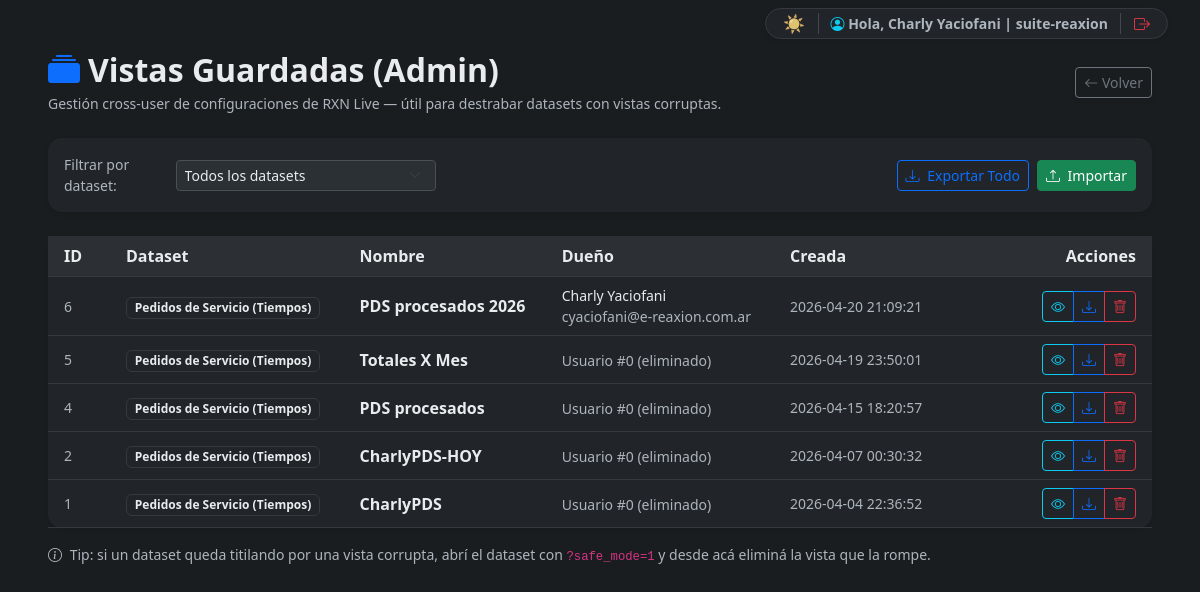
/admin/rxn_live/vistas (signed in), run on the app's committed database.
### tables this page shows
CREATE TABLE `rxn_live_vistas` (
  `id` int(11) NOT NULL,
  `usuario_id` int(11) NOT NULL,
  `empresa_id` int(11) DEFAULT NULL,
  `dataset` varchar(100) NOT NULL,
  `nombre` varchar(150) NOT NULL,
  `config` longtext NOT NULL CHECK (json_valid(`config`)),
  `created_at` timestamp NOT NULL DEFAULT current_timestamp()
);

CREATE TABLE `usuarios` (
  `id` int(11) NOT NULL,
  `empresa_id` int(11) NOT NULL,
  `nombre` varchar(150) NOT NULL,
  `email` varchar(150) NOT NULL,
  `email_verificado` tinyint(1) DEFAULT 0,
  `email_verificado_at` datetime DEFAULT NULL,
  `verification_token` varchar(64) DEFAULT NULL,
  `verification_expires` datetime DEFAULT NULL,
  `password_hash` varchar(255) NOT NULL,
  `anura_interno` varchar(50) DEFAULT NULL,
  `reset_token` varchar(64) DEFAULT NULL,
  `reset_expires` datetime DEFAULT NULL,
  `preferencia_tema` varchar(10) DEFAULT 'light',
  `preferencia_fuente` varchar(5) DEFAULT 'md',
  `color_calendario` varchar(20) DEFAULT '#007bff',
  `ultimo_acceso` timestamp NULL DEFAULT NULL,
  `avatar_url` varchar(255) DEFAULT NULL,
  `activo` tinyint(1) NOT NULL DEFAULT 1,
  `es_admin` tinyint(1) NOT NULL DEFAULT 0,
  `es_rxn_admin` tinyint(1) NOT NULL DEFAULT 0,
  `created_at` timestamp NULL DEFAULT current_timestamp(),
  `updated_at` timestamp NULL DEFAULT current_timestamp() ON UPDATE current_timestamp(),
  `dashboard_order` text DEFAULT NULL,
  `tango_perfil_pedido_id` int(11) DEFAULT NULL,
  `tango_perfil_pedido_codigo` varchar(100) DEFAULT NULL,
  `tango_perfil_pedido_nombre` varchar(255) DEFAULT NULL,
  `tango_perfil_snapshot_json` text DEFAULT NULL,
  `tango_perfil_snapshot_date` datetime DEFAULT NULL,
  `tango_perfil_snapshot_synced_at` datetime DEFAULT NULL,
  `deleted_at` datetime DEFAULT NULL
);

### app/core/View.php (called while the page is built, shortened)
<?php
class View
{
    public static function render(string $path, array $data = []): void
    {
        $file = BASE_PATH . '/' . ltrim($path, '/');
        extract($data, EXTR_SKIP);
        require $file;
    }
}

### app/modules/Admin/Controllers/RxnLiveVistasController.php (called while the page is built, shortened)
<?php
class RxnLiveVistasController extends Controller
{
    private RxnLiveService $service;
    public function __construct()
    {
        $this->service = new RxnLiveService();
    }
    public function index(): void
    {
        $vistas = $this->service->getAllVistasAdmin();
        $datasets = $this->service->getAvailableDatasets();
        $filterDataset = $_GET['dataset'] ?? '';
        View::render('app/modules/Admin/views/rxn_live_vistas.php', [
            'vistas' => $vistas,
            'datasets' => $datasets,
            'filterDataset' => $filterDataset,
            'success' => $_GET['success'] ?? null,
            'error' => $_GET['error'] ?? null,
        ]);
    }
}

### app/core/App.php (called while the page is built, shortened)
<?php
class App
{
    public static function run(): void
    {
        $router = new Router();
        $request = new Request();
        $router->dispatch($request);
    }
}

### public/index.php (called while the page is built, shortened)
<?php
App::run();

### app/modules/RxnLive/RxnLiveService.php (called while the page is built, shortened)
<?php
class RxnLiveService
{
    public function getAvailableDatasets(): array
    {
        return $this->datasets;
    }
    public function getAllVistasAdmin(): array {
        try {
            $db = \App\Core\Database::getConnection();
            $sql = "SELECT v.id, v.usuario_id, v.dataset, v.nombre, v.config, v.created_at,
                           u.nombre AS usuario_nombre, u.email AS usuario_email, u.empresa_id
                      FROM rxn_live_vistas v
                      LEFT JOIN usuarios u ON u.id = v.usuario_id
                  ORDER BY v.dataset ASC, v.created_at DESC";
            $res = $db->query($sql)->fetchAll(\PDO::FETCH_ASSOC);
            return $res;
        } catch (\Exception $e) {
            return [];
        }
    }
}

### app/modules/Admin/views/rxn_live_vistas.php (the view, shortened to what this page needs)
<div class="container-fluid mt-2 mb-5 rxn-responsive-container rxn-form-shell">
    <div class="mb-4 rxn-module-header">
        <div>
            <h2 class="fw-bold mb-1"><i class="bi bi-collection-fill text-primary me-2"></i>Vistas Guardadas (Admin)</h2>
            <p class="text-muted small mb-0">Gestión cross-user de configuraciones de RXN Live &mdash; útil para destrabar datasets con vistas corruptas.</p>
        </div>
        <div class="rxn-module-actions">
            <a href="/rxn_live" class="btn btn-outline-secondary btn-sm shadow-sm" title="Volver a RXN Live">
                <i class="bi bi-arrow-left"></i> Volver
            </a>
        </div>
    </div>
    <div class="card rxn-form-card shadow-sm border-0 mb-4">
        <div class="card-body">
            <div class="d-flex flex-column flex-md-row gap-3 justify-content-between align-items-md-center">
                <form method="GET" action="/admin/rxn_live/vistas" class="d-flex gap-2 align-items-center">
                    <label class="text-muted small mb-0">Filtrar por dataset:</label>
                    <select name="dataset" class="form-select form-select-sm" style="max-width: 260px;" onchange="this.form.submit()">
                        <option value="">Todos los datasets</option>
                    </select>
                </form>
                <div class="d-flex gap-2">
                    <a href="/admin/rxn_live/vistas/exportar<?= $filterDataset !== '' ? '?dataset=' . urlencode($filterDataset) : '' ?>"
                       class="btn btn-sm btn-outline-primary"
                       title="Descargar JSON con <?= $filterDataset !== '' ? 'vistas del dataset' : 'todas las vistas' ?>">
                        <i class="bi bi-download me-1"></i>
                        Exportar <?= $filterDataset !== '' ? 'Dataset' : 'Todo' ?>
                    </a>
                    <button type="button" class="btn btn-sm btn-success" data-bs-toggle="modal" data-bs-target="#importVistasModal">
                        <i class="bi bi-upload me-1"></i> Importar
                    </button>
                </div>
            </div>
        </div>
    </div>
    <div class="card rxn-form-card shadow-sm border-0">
        <div class="card-body p-0">
            <?php if (empty($vistas)): ?>
                <div class="text-center py-5 text-muted">
                    <i class="bi bi-inbox fs-1 d-block mb-2 opacity-50"></i>
                    <div>No hay vistas guardadas<?= $filterDataset !== '' ? ' para este dataset' : '' ?>.</div>
                </div>
            <?php else: ?>
                <div class="table-responsive">
                    <table class="table table-hover mb-0 align-middle">
                        <thead class="table-light">
                            <tr>
                                <th class="ps-3" style="width: 70px;">ID</th>
                                <th>Dataset</th>
                                <th>Nombre</th>
                                <th>Dueño</th>
                                <th style="width: 170px;">Creada</th>
                                <th class="text-end pe-3" style="width: 200px;">Acciones</th>
                            </tr>
                        </thead>
                        <tbody>
                            <?php foreach ($vistas as $v):
                                $dsName = $datasets[$v['dataset']]['name'] ?? $v['dataset'];
                            ?>
                                <tr data-view-id="<?= (int)$v['id'] ?>">
                                    <td class="ps-3 text-muted small"><?= (int)$v['id'] ?></td>
                                    <td>
                                        <span class="badge bg-light text-dark border"><?= htmlspecialchars($dsName) ?></span>
                                    </td>
                                    <td class="fw-semibold"><?= htmlspecialchars($v['nombre']) ?></td>
                                    <td>
                                        <?php if (!empty($v['usuario_nombre'])): ?>
                                            <div class="small"><?= htmlspecialchars($v['usuario_nombre']) ?></div>
                                            <div class="text-muted small"><?= htmlspecialchars($v['usuario_email'] ?? '') ?></div>
                                        <?php else: ?>
                                            <span class="text-muted small">Usuario #<?= (int)$v['usuario_id'] ?> (eliminado)</span>
                                        <?php endif; ?>
                                    </td>
                                    <td class="text-muted small"><?= htmlspecialchars($v['created_at'] ?? '') ?></td>
                                    <td class="text-end pe-3">
                                        <div class="btn-group btn-group-sm" role="group">
                                            <button type="button" class="btn btn-outline-info" title="Ver JSON config"
                                                    onclick="verVistaConfig(<?= (int)$v['id'] ?>)">
                                                <i class="bi bi-eye"></i>
                                            </button>
                                            <a class="btn btn-outline-primary" title="Exportar esta vista"
                                               href="/admin/rxn_live/vistas/exportar?ids=<?= (int)$v['id'] ?>">
                                                <i class="bi bi-download"></i>
                                            </a>
                                            <button type="button" class="btn btn-outline-danger" title="Eliminar vista"
                                                    onclick="eliminarVista(<?= (int)$v['id'] ?>, '<?= htmlspecialchars(addslashes($v['nombre']), ENT_QUOTES) ?>', '<?= htmlspecialchars(addslashes($dsName), ENT_QUOTES) ?>')">
                                                <i class="bi bi-trash"></i>
                                            </button>
                                        </div>
                                    </td>
                                </tr>
                            <?php endforeach; ?>
                        </tbody>
                    </table>
                </div>
            <?php endif; ?>
        </div>
    </div>
    <p class="text-muted small mt-3 mb-0">
        <i class="bi bi-info-circle me-1"></i>
        Tip: si un dataset queda titilando por una vista corrupta, abrí el dataset con <code>?safe_mode=1</code> y desde acá eliminá la vista que la rompe.
    </p>
</div>
<?php
require BASE_PATH . '/app/shared/views/admin_layout.php';
?>

### public/css/rxn-theming.css (style rules this page uses)
html, body { overflow-x: clip; max-width: 100vw; }
:root { --bg-color: #ffffff; --text-color: #333333; --text-muted: #6c757d; --surface-color: #f8f9fa; --surface-hover: #e9ecef; --border-color: #dee2e6; --input-bg: #ffffff; --input-color: #333333; --input-border: #ced4da; --input-placeholder: #6c757d; --card-bg: #ffffff; --table-bg: transparent; --table-head-bg: #f8f9fa; --rxn-shell-gutter: 1.5rem; }
html[data-theme="dark"] { --bg-color: #1a1d20; --text-color: #e9ecef; --text-muted: #adb5bd; --surface-color: #212529; --surface-hover: #2c3034; --border-color: #343a40; --input-bg: #2b3035; --input-color: #e9ecef; --input-border: #495057; --input-placeholder: #adb5bd; --card-bg: #212529; --table-bg: transparent; --table-head-bg: #2c3034; }
html[data-theme="dark"] body { background-color: var(--bg-color) !important; color: var(--text-color) !important; }
.card, .rxn-crud-card, .rxn-form-card, .rxn-module-card { background-color: var(--card-bg) !important; color: var(--text-color) !important; border-color: var(--border-color) !important; }
html[data-theme="dark"] .rxn-user-menu, html[data-theme="dark"] .bg-light, html[data-theme="dark"] .bg-white { background-color: var(--surface-color) !important; color: var(--text-color) !important; border-color: var(--border-color) !important; }
html[data-theme="dark"] .text-dark, .rxn-text-primary { color: var(--text-color) !important; }
html[data-theme="dark"] .text-muted, html[data-theme="dark"] .text-secondary { color: var(--text-muted) !important; }
.form-control, .form-select { background-color: var(--input-bg); border-color: var(--input-border); color: var(--input-color); }
.table { --bs-table-bg: var(--table-bg); --bs-table-color: var(--text-color); --bs-table-border-color: var(--border-color); --bs-table-hover-bg: var(--surface-hover); color: var(--text-color); }
.table thead th { background-color: var(--table-head-bg); color: var(--text-color); border-bottom-color: var(--border-color); }
html[data-theme="dark"] .table-light { --bs-table-bg: var(--table-head-bg); }
html[data-font="md"] body { font-size: 1rem; }
body { overflow-x: hidden; }
.rxn-page-shell .container, .rxn-page-shell .container-xl, .rxn-page-shell .container-fluid, .rxn-responsive-container { padding-left: var(--rxn-shell-gutter); padding-right: var(--rxn-shell-gutter); }
.rxn-module-header { display: flex; justify-content: space-between; align-items: center; gap: 1rem; }
.rxn-module-actions, .rxn-inline-actions, .rxn-toolbar-actions, .rxn-stack-actions { display: flex; flex-wrap: wrap; gap: 0.75rem; align-items: center; }
.rxn-launcher-shell { width: 100%; }
.rxn-form-shell, .container.rxn-form-shell, .container-xl.rxn-form-shell, .container-lg.rxn-form-shell, .container-md.rxn-form-shell, .container-sm.rxn-form-shell { max-width: 100%; }
.rxn-form-card { border-radius: 14px; border: 1px solid rgba(0, 0, 0, 0.06); box-shadow: 0 8px 24px rgba(0, 0, 0, 0.05); }
html[data-theme="dark"] .rxn-form-card, html[data-theme="dark"] .rxn-form-switch-card { border-color: var(--border-color); }

### data on the page
rxn_live_vistas: id "6", dataset "Pedidos de Servicio (Tiempos)", nombre "PDS procesados 2026", usuario.nombre "Charly Yaciofani", usuario.email "cyaciofani@e-reaxion.com.ar", created_at "2026-04-20 21:09:21"
rxn_live_vistas: id "5", dataset "Pedidos de Servicio (Tiempos)", nombre "Totales X Mes", usuario "0", created_at "2026-04-19 23:50:01"
rxn_live_vistas: id "4", dataset "Pedidos de Servicio (Tiempos)", nombre "PDS procesados", usuario "0", created_at "2026-04-15 18:20:57"
rxn_live_vistas: id "2", dataset "Pedidos de Servicio (Tiempos)", nombre "CharlyPDS-HOY", usuario "0", created_at "2026-04-07 00:30:32"
rxn_live_vistas: id "1", dataset "Pedidos de Servicio (Tiempos)", nombre "CharlyPDS", usuario "0", created_at "2026-04-04 22:36:52"

### other printed values
$oppositeThemeBtn "☀️"
$backofficeUserName "Charly Yaciofani"
$backofficeEmpresaNombre "suite-reaxion"
